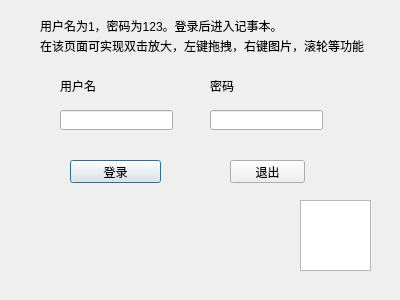
<?xml version="1.0" encoding="UTF-8"?>
<ui version="4.0">
 <class>LoginDlg</class>
 <widget class="QDialog" name="LoginDlg">
  <property name="geometry">
   <rect>
    <x>0</x>
    <y>0</y>
    <width>400</width>
    <height>300</height>
   </rect>
  </property>
  <property name="mouseTracking">
   <bool>true</bool>
  </property>
  <property name="windowTitle">
   <string>登录</string>
  </property>
  <widget class="QPushButton" name="loginbtn">
   <property name="geometry">
    <rect>
     <x>70</x>
     <y>160</y>
     <width>91</width>
     <height>23</height>
    </rect>
   </property>
   <property name="text">
    <string>登录</string>
   </property>
  </widget>
  <widget class="QPushButton" name="exitbtn">
   <property name="geometry">
    <rect>
     <x>230</x>
     <y>160</y>
     <width>75</width>
     <height>23</height>
    </rect>
   </property>
   <property name="text">
    <string>退出</string>
   </property>
  </widget>
  <widget class="QLineEdit" name="userlineEdit">
   <property name="geometry">
    <rect>
     <x>60</x>
     <y>110</y>
     <width>113</width>
     <height>20</height>
    </rect>
   </property>
  </widget>
  <widget class="QLineEdit" name="pwdlineEdit">
   <property name="geometry">
    <rect>
     <x>210</x>
     <y>110</y>
     <width>113</width>
     <height>20</height>
    </rect>
   </property>
  </widget>
  <widget class="QLabel" name="label">
   <property name="geometry">
    <rect>
     <x>60</x>
     <y>80</y>
     <width>54</width>
     <height>12</height>
    </rect>
   </property>
   <property name="text">
    <string>用户名</string>
   </property>
  </widget>
  <widget class="QLabel" name="label_2">
   <property name="geometry">
    <rect>
     <x>210</x>
     <y>80</y>
     <width>54</width>
     <height>12</height>
    </rect>
   </property>
   <property name="text">
    <string>密码</string>
   </property>
  </widget>
  <widget class="QTextEdit" name="textEdit">
   <property name="geometry">
    <rect>
     <x>300</x>
     <y>200</y>
     <width>71</width>
     <height>71</height>
    </rect>
   </property>
   <property name="mouseTracking">
    <bool>true</bool>
   </property>
   <property name="html">
    <string>&lt;!DOCTYPE HTML PUBLIC &quot;-//W3C//DTD HTML 4.0//EN&quot; &quot;http://www.w3.org/TR/REC-html40/strict.dtd&quot;&gt;
&lt;html&gt;&lt;head&gt;&lt;meta name=&quot;qrichtext&quot; content=&quot;1&quot; /&gt;&lt;style type=&quot;text/css&quot;&gt;
p, li { white-space: pre-wrap; }
&lt;/style&gt;&lt;/head&gt;&lt;body style=&quot; font-family:'SimSun'; font-size:9pt; font-weight:400; font-style:normal;&quot;&gt;
&lt;p style=&quot;-qt-paragraph-type:empty; margin-top:0px; margin-bottom:0px; margin-left:0px; margin-right:0px; -qt-block-indent:0; text-indent:0px;&quot;&gt;&lt;br /&gt;&lt;/p&gt;&lt;/body&gt;&lt;/html&gt;</string>
   </property>
  </widget>
  <widget class="QLabel" name="label_3">
   <property name="geometry">
    <rect>
     <x>40</x>
     <y>10</y>
     <width>241</width>
     <height>31</height>
    </rect>
   </property>
   <property name="text">
    <string>用户名为1，密码为123。登录后进入记事本。</string>
   </property>
  </widget>
  <widget class="QLabel" name="label_4">
   <property name="geometry">
    <rect>
     <x>40</x>
     <y>30</y>
     <width>331</width>
     <height>31</height>
    </rect>
   </property>
   <property name="text">
    <string>在该页面可实现双击放大，左键拖拽，右键图片，滚轮等功能</string>
   </property>
  </widget>
 </widget>
 <resources/>
 <connections>
  <connection>
   <sender>exitbtn</sender>
   <signal>clicked()</signal>
   <receiver>LoginDlg</receiver>
   <slot>close()</slot>
   <hints>
    <hint type="sourcelabel">
     <x>267</x>
     <y>171</y>
    </hint>
    <hint type="destinationlabel">
     <x>199</x>
     <y>149</y>
    </hint>
   </hints>
  </connection>
 </connections>
</ui>
